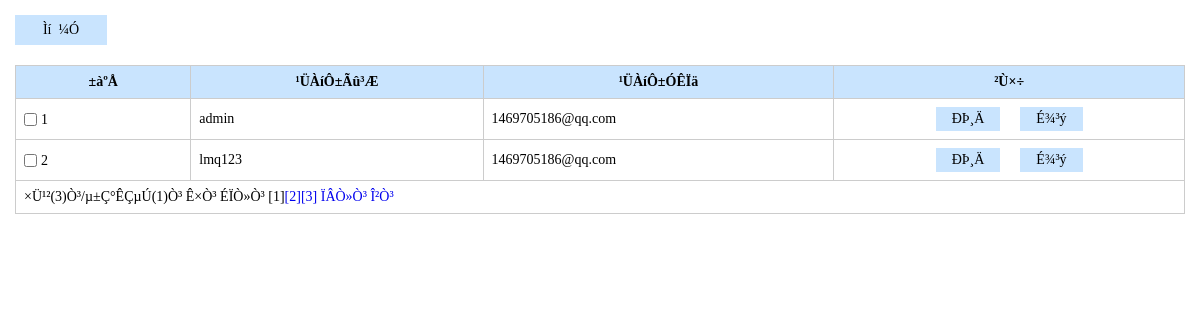
The app's page /ds02/admin/listAdmin.php with its own data.
### tables this page shows
CREATE TABLE IF NOT EXISTS `food_admin` (
  `id` tinyint(3) unsigned NOT NULL AUTO_INCREMENT,
  `username` varchar(20) NOT NULL,
  `password` char(32) NOT NULL,
  `email` varchar(50) NOT NULL,
  PRIMARY KEY (`id`),
  UNIQUE KEY `username` (`username`)
);

### ds02/core/admin.inc.php (called while the page is built, shortened)
<?php
function getAdminByPage($pageSize=2){
    $sql="select * from food_admin";
    $totalRows=getResultNum($sql);
    $totalPage=ceil($totalRows/$pageSize);
    $page=$_REQUEST['page']?(int)$_REQUEST['page']:1;
    $offset=($page-1)*$pageSize;
    $sql="select id,username,email from food_admin limit {$offset},{$pageSize}";
    $rows=fetchAll($sql);
    return $rows;
}

### ds02/lib/mysql.func.php (called while the page is built, shortened)
<?php
function fetchAll($sql,$result_type=MYSQL_ASSOC){
	$result=mysql_query($sql);
	while(@$row=mysql_fetch_array($result,$result_type)){
		$rows[]=$row;
	}
	return $rows;
}
function getResultNum($sql){
	$result=mysql_query($sql);
	return mysql_num_rows($result);
}

### ds02/admin/listAdmin.php (the view, shortened to what this page needs)
<?php
require_once '../include.php';
$pageSize=2;
$rows=getAdminByPage($pageSize);
?>
<!doctype html>
<html>
<head>
<link rel="stylesheet" href="styles/backstage.css">
</head>
<body>
<div class="details">
                    <div class="details_operation clearfix">
                        <div class="bui_select">
                            <input type="button" value="Ìí&nbsp;&nbsp;¼Ó" class="add"  onclick="addAdmin()">
                        </div>
                    </div>
                    <table class="table" cellspacing="0" cellpadding="0">
                        <thead>
                            <tr>
                                <th width="15%">±àºÅ</th>
                                <th width="25%">¹ÜÀíÔ±Ãû³Æ</th>
                                <th width="30%">¹ÜÀíÔ±ÓÊÏä</th>
                                <th>²Ù×÷</th>
                            </tr>
                        </thead>
                        <tbody>
                        <?php  foreach ($rows as $row):?>
                            <tr>
                                <td><input type="checkbox" id="c1" class="check"><label for="c1" class="label"><?php echo $row['id'];?></label></td>
                                <td><?php echo $row['username'];?></td>
                                <td><?php echo $row['email'];?></td>
                                <td align="center"><input type="button" value="ÐÞ¸Ä" class="btn" onclick="editAdmin(<?php echo $row['id'];?>)"><input type="button" value="É¾³ý" class="btn" onclick="delAdmin(<?php echo $row['id'];?>)"></td>
                            </tr>
                            <?php  endforeach;?>
                            <?php if ($totalRows>$pageSize):?>
                            <tr>
                            	<td colspan="4"><?php echo showPage($page, $totalPage);?></td>
                            </tr>
                            <?php endif;?>
                        </tbody>
                    </table>
                </div>
</body>
</html>

### ds02/admin/styles/backstage.css (style rules this page uses)
* { margin: 0;padding: 0; }
input,select,textarea { outline: none;border: none; background: none; }
.clearfix:after, .clearfix:before { content: ""; display: table; }
.clearfix:after { clear: both; }
.clearfix { zoom:1; }
.details_operation { margin-bottom: 20px; }
.details { padding: 15px; font-family: "΢���ź�"; }
.bui_select { background-color: #c9e4fe; height: 30px; float: left; }
.add { width: 92px; height: 30px; font-family: "΢���ź�"; font-size: 14px; }
.table { border-collapse: collapse; width: 100%; font-size: 14px; }
.table th { background-color: #c9e4fe; }
.table th, .table td { border: solid 1px #ccc; padding: 8px; }
.label,.check { vertical-align: middle; }
.check { margin-right: 4px; }
.btn { padding: 4px 16px; background-color: #c9e4fe; margin: 0 10px;font-family: "΢���ź�"; font-size: 14px; }

### records on screen
food_admin: id "1", username "admin", email "1469705186@qq.com"
food_admin: id "2", username "lmq123", email "1469705186@qq.com"

### other values on screen
showPage($page, $totalPage) "×Ü¹²(3)Ò³/µ±Ç°ÊÇµÚ(1)Ò³"
